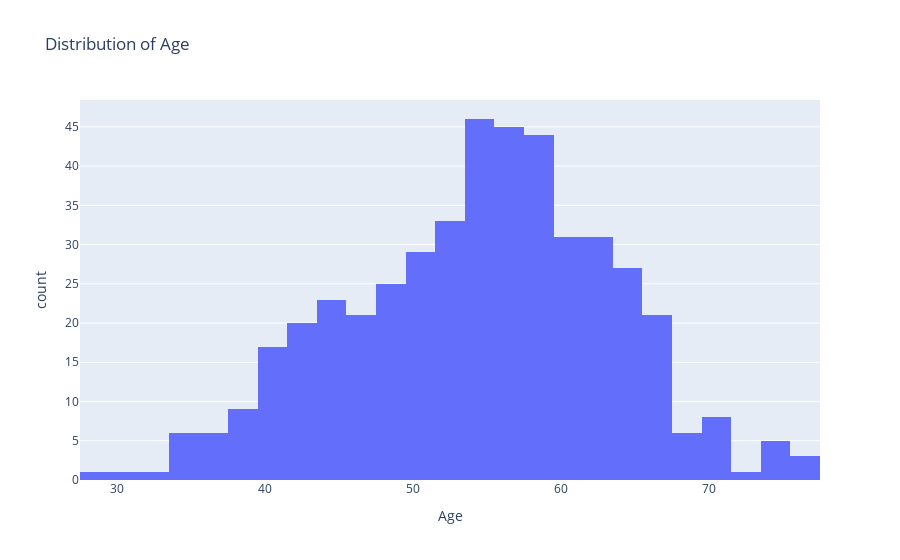

The code cell stored with this chart in its notebook:
### Code cell
fig=px.histogram(df,
                 x="Age",
                 hover_data=df.columns,
                 title="Distribution of Age")
fig.show()

### Figure 1 — Plotly figure (JSON) as saved in the notebook; plotly's stock layout.template omitted (floating-point values rounded to 4 significant figures; data arrays with more than 128 entries replaced by an {"elided": "..."} marker saying what was removed)
{"data": [{"alignmentgroup": "True", "bingroup": "x", "hovertemplate": "Age=%{x}<br>count=%{y}<extra></extra>", "legendgroup": "", "marker": {"color": "#636efa", "pattern": {"shape": ""}}, "name": "", "offsetgroup": "", "orientation": "v", "showlegend": false, "type": "histogram", "x": {"elided": "460 int values"}, "xaxis": "x", "yaxis": "y"}], "layout": {"barmode": "relative", "legend": {"tracegroupgap": 0}, "title": {"text": "Distribution of Age"}, "xaxis": {"anchor": "y", "domain": [0, 1], "title": {"text": "Age"}}, "yaxis": {"anchor": "x", "domain": [0, 1], "title": {"text": "count"}}}}
